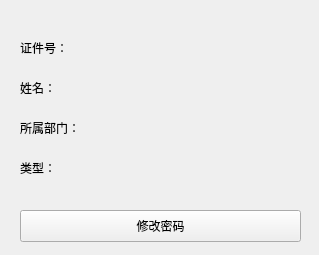
<?xml version="1.0" encoding="UTF-8"?>
<ui version="4.0">
 <class>ReaderInfoBord</class>
 <widget class="QWidget" name="ReaderInfoBord">
  <property name="geometry">
   <rect>
    <x>0</x>
    <y>0</y>
    <width>319</width>
    <height>255</height>
   </rect>
  </property>
  <property name="windowTitle">
   <string>Form</string>
  </property>
  <widget class="QLabel" name="label">
   <property name="geometry">
    <rect>
     <x>20</x>
     <y>40</y>
     <width>59</width>
     <height>16</height>
    </rect>
   </property>
   <property name="text">
    <string>证件号：</string>
   </property>
  </widget>
  <widget class="QLabel" name="label_2">
   <property name="geometry">
    <rect>
     <x>20</x>
     <y>80</y>
     <width>59</width>
     <height>16</height>
    </rect>
   </property>
   <property name="text">
    <string>姓名：</string>
   </property>
  </widget>
  <widget class="QLabel" name="lb_id">
   <property name="geometry">
    <rect>
     <x>90</x>
     <y>40</y>
     <width>221</width>
     <height>16</height>
    </rect>
   </property>
   <property name="text">
    <string/>
   </property>
  </widget>
  <widget class="QLabel" name="lb_name">
   <property name="geometry">
    <rect>
     <x>90</x>
     <y>80</y>
     <width>221</width>
     <height>16</height>
    </rect>
   </property>
   <property name="text">
    <string/>
   </property>
  </widget>
  <widget class="QLabel" name="lb_department">
   <property name="geometry">
    <rect>
     <x>90</x>
     <y>120</y>
     <width>221</width>
     <height>16</height>
    </rect>
   </property>
   <property name="text">
    <string/>
   </property>
  </widget>
  <widget class="QLabel" name="lb_type">
   <property name="geometry">
    <rect>
     <x>90</x>
     <y>160</y>
     <width>221</width>
     <height>16</height>
    </rect>
   </property>
   <property name="text">
    <string/>
   </property>
  </widget>
  <widget class="QLabel" name="label_7">
   <property name="geometry">
    <rect>
     <x>20</x>
     <y>120</y>
     <width>59</width>
     <height>16</height>
    </rect>
   </property>
   <property name="text">
    <string>所属部门：</string>
   </property>
  </widget>
  <widget class="QLabel" name="label_8">
   <property name="geometry">
    <rect>
     <x>20</x>
     <y>160</y>
     <width>59</width>
     <height>16</height>
    </rect>
   </property>
   <property name="text">
    <string>类型：</string>
   </property>
  </widget>
  <widget class="QPushButton" name="btn_changePassword">
   <property name="geometry">
    <rect>
     <x>20</x>
     <y>210</y>
     <width>281</width>
     <height>32</height>
    </rect>
   </property>
   <property name="text">
    <string>修改密码</string>
   </property>
  </widget>
 </widget>
 <resources/>
 <connections/>
</ui>
